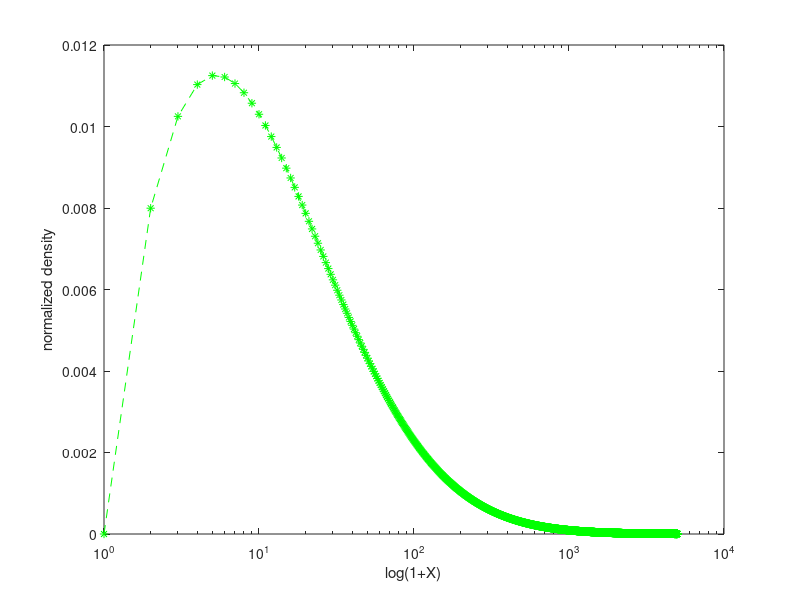
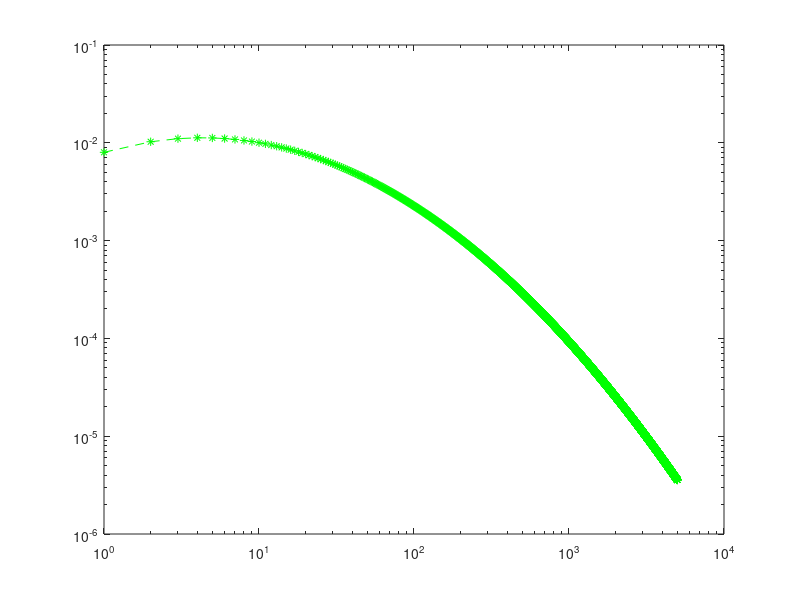

Write MATLAB code to recreate these figures, in order. (Note: this script raises an error after producing the figures.)
%% prog. 1.1 -1
clear all;close all;
A=magic(3);
B=floor(5*rand(3,4));
C=A*B;
D=inv(A);
whos
clc
clear

%% prog. 1.1 -2      vector,   help plot & plot function & figure properties
% on the plot

x = -pi:pi/10:pi; % provide more detail for the vector 
xs=size(x);

       y = sin(x);
       plot(x,y,'--rs','LineWidth',2,...
                       'MarkerEdgeColor','k',...
                       'MarkerFaceColor','g',...
                       'MarkerSize',10)
xlabel('x-value','Color','r','fontsize',20);ylabel('sinx');
axis([-3.5 3.5 -1.2 1.2]);
% title(...,'PropertyName',PropertyValue,...)
title('my first plot','Color','r','fontsize',20); 
% the property can also be used for xlabel & ylabel

% add text anywhere in your plot
figure; % generate an new figure
plot(0:pi/20:2*pi,sin(0:pi/20:2*pi))
text(pi,0,' \leftarrow sin(\pi)','FontSize',18)
% then you can move your text by toolbox in the figure %Tools %Edit plot

%% prog 1.1 -3  % linear equation p. 11

% matrix method
AA=[ 1 2; 2 -1];
BB=[ 4; 3];
x1=AA\BB;

%% prog 1.2
clear all;close all;
X=0:1:5000;
% the mu and sigma are the function of the mean and variance of the lognormal 
m = 444.84;
v = 2042.56^2;
mu = log((m^2)/sqrt(v+m^2));
sigma = sqrt(log(v/(m^2)+1));
disp([mu sigma]);
% Y = lognpdf(X,mu,sigma)
Y = lognpdf(X,mu,sigma);
figure(1);semilogx(X+1,Y,'--*g')
xlabel('log(1+X)');ylabel('normalized density');
figure(2);loglog(X,Y,'--*g')


%%  prog 1.3-1 

bal = 1000;
rate=0.1;
inter=rate * bal;
newbal = bal + inter;
disp( 'New balance is:' )
disp( newbal )



% build-in function method
[x ,y]=solve('x+2*y=4','2*x-y=3');






                   
